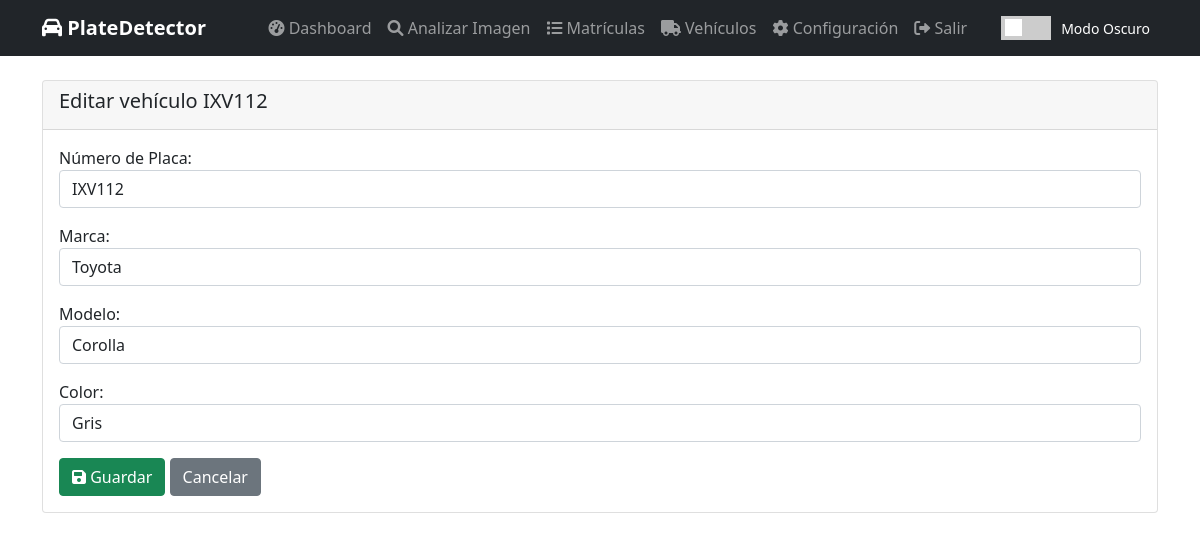
The app's page /vehicles/edit/7/ (signed in) with its own data.
### plate_detector/models.py (models this page shows, shortened)
class Vehicle(models.Model):
    client = models.ForeignKey(Client, on_delete=models.CASCADE)
    plate_number = models.CharField(max_length=20, unique=True)
    brand = models.CharField(max_length=100)
    model = models.CharField(max_length=100)
    color = models.CharField(max_length=50)
    is_active = models.BooleanField(default=True)
    created_at = models.DateTimeField(auto_now_add=True)

### plate_detector/views.py (the view)
# urls.py: path('vehicles/edit/<int:vehicle_id>/', views.edit_vehicle, name='edit_vehicle'),
@login_required
def edit_vehicle(request, vehicle_id):
    client = Client.objects.get(user=request.user)
    vehicle = get_object_or_404(Vehicle, id=vehicle_id, client=client)
    if request.method == 'POST':
        form = VehicleForm(request.POST, instance=vehicle)
        if form.is_valid():
            form.save()
            messages.success(request, '🚗 Vehículo actualizado correctamente')
            return redirect('vehicle_management')
    else:
        form = VehicleForm(instance=vehicle)
    return render(request, 'vehicle_edit.html', {
        'form': form,
        'vehicle': vehicle
    })

### plate_detector/forms.py (shortened to what this page needs)
class VehicleForm(forms.ModelForm):
    class Meta:
        model = Vehicle
        fields = ['plate_number', 'brand', 'model', 'color']
        widgets = {
            'plate_number': forms.TextInput(attrs={'class': 'form-control', 'placeholder': 'Ej: ABC123'}),
            'brand': forms.TextInput(attrs={'class': 'form-control', 'placeholder': 'Ej: Toyota'}),
            'model': forms.TextInput(attrs={'class': 'form-control', 'placeholder': 'Ej: Corolla'}),
            'color': forms.TextInput(attrs={'class': 'form-control', 'placeholder': 'Ej: Rojo'}),
        }
        labels = {
            'plate_number': 'Número de Placa',
            'brand': 'Marca',
            'model': 'Modelo',
            'color': 'Color',
        }

### plate_detector/templates/vehicle_edit.html (shortened to what this page needs)
{% extends 'base.html' %}
{% block content %}
<div class="card">
    <div class="card-header">
        <h5>Editar vehículo {{ vehicle.plate_number }}</h5>
    </div>
    <div class="card-body">
        <form method="post">
            {{ form.as_p }}
            <button class="btn btn-success">
                <i class="fas fa-save"></i> Guardar
            </button>
            <a href="{% url 'vehicle_management' %}" class="btn btn-secondary">
                Cancelar
            </a>
        </form>
    </div>
</div>
{% endblock %}

### plate_detector/templates/base.html (style rules this page uses)
.card { margin-bottom: 20px; }

### records on screen
Vehicle: plate_number "IXV112", brand "Toyota", model "Corolla", color "Gris"
